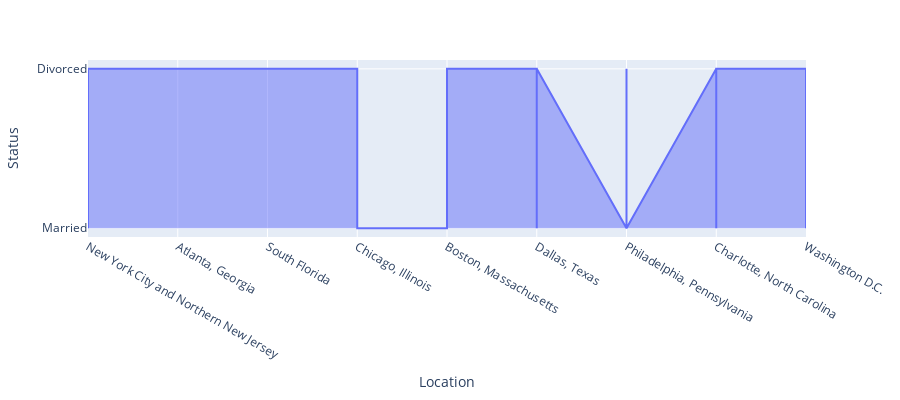

The notebook cell saved with this chart:
### Code cell
fig=go.Figure()
fig=px.area(df,y='Status',x='Location',height=400)
fig.show()

### Figure 1 — Plotly figure (JSON) as saved in the notebook; plotly's stock layout.template omitted (floating-point values rounded to 4 significant figures)
{"data": [{"hovertemplate": "Location=%{x}<br>Status=%{y}<extra></extra>", "legendgroup": "", "line": {"color": "#636efa"}, "mode": "lines", "name": "", "orientation": "v", "showlegend": false, "stackgroup": "1", "type": "scatter", "x": ["New York City and Northern New Jersey", "New York City and Northern New Jersey", "New York City and Northern New Jersey", "New York City and Northern New Jersey", "New York City and Northern New Jersey", "New York City and Northern New Jersey", "New York City and Northern New Jersey", "New York City and Northern New Jersey", "New York City and Northern New Jersey", "New York City and Northern New Jersey", "New York City and Northern New Jersey", "New York City and Northern New Jersey", "Atlanta, Georgia", "Atlanta, Georgia", "Atlanta, Georgia", "Atlanta, Georgia", "Atlanta, Georgia", "Atlanta, Georgia", "South Florida", "South Florida", "South Florida", "South Florida", "South Florida", "South Florida", "Chicago, Illinois", "Chicago, Illinois", "Chicago, Illinois", "Chicago, Illinois", "Chicago, Illinois", "Chicago, Illinois", "Boston, Massachusetts", "Boston, Massachusetts", "Boston, Massachusetts", "Boston, Massachusetts", "Boston, Massachusetts", "Boston, Massachusetts", "Dallas, Texas", "Dallas, Texas", "Dallas, Texas", "Dallas, Texas", "Dallas, Texas", "Dallas, Texas", "Philadelphia, Pennsylvania", "Philadelphia, Pennsylvania", "Philadelphia, Pennsylvania", "Philadelphia, Pennsylvania", "Philadelphia, Pennsylvania", "Philadelphia, Pennsylvania", "Philadelphia, Pennsylvania", "Philadelphia, Pennsylvania", "Charlotte, North Carolina", "Charlotte, North Carolina", "Charlotte, North Carolina", "Charlotte, North Carolina", "Charlotte, North Carolina", "Charlotte, North Carolina", "Charlotte, North Carolina", "Charlotte, North Carolina", "Washington D.C.", "Washington D.C.", "Washington D.C.", "Washington D.C.", "Washington D.C.", "Washington D.C.", "Washington D.C.", "Washington D.C.", "Washington D.C.", "Washington D.C."], "xaxis": "x", "y": ["Married", "Married", "Divorced", "Divorced", "Divorced", "Divorced", "Divorced", "Divorced", "Divorced", "Divorced", "Divorced", "Divorced", "Divorced", "Divorced", "Divorced", "Divorced", "Divorced", "Divorced", "Divorced", "Divorced", "Divorced", "Divorced", "Divorced", "Divorced", "Divorced", "Divorced", "Divorced", "Divorced", "Married", "Married", "Married", "Married", "Divorced", "Divorced", "Divorced", "Divorced", "Divorced", "Divorced", "Married", "Married", "Divorced", "Divorced", "Married", "Married", "Divorced", "Divorced", "Divorced", "Divorced", "Married", "Married", "Divorced", "Divorced", "Married", "Married", "Married", "Married", "Divorced", "Divorced", "Divorced", "Divorced", "Married", "Married", "Divorced", "Divorced", "Divorced", "Divorced", "Divorced", "Divorced"], "yaxis": "y"}], "layout": {"height": 400, "legend": {"tracegroupgap": 0}, "margin": {"t": 60}, "xaxis": {"anchor": "y", "domain": [0, 1], "title": {"text": "Location"}}, "yaxis": {"anchor": "x", "domain": [0, 1], "title": {"text": "Status"}}}}
